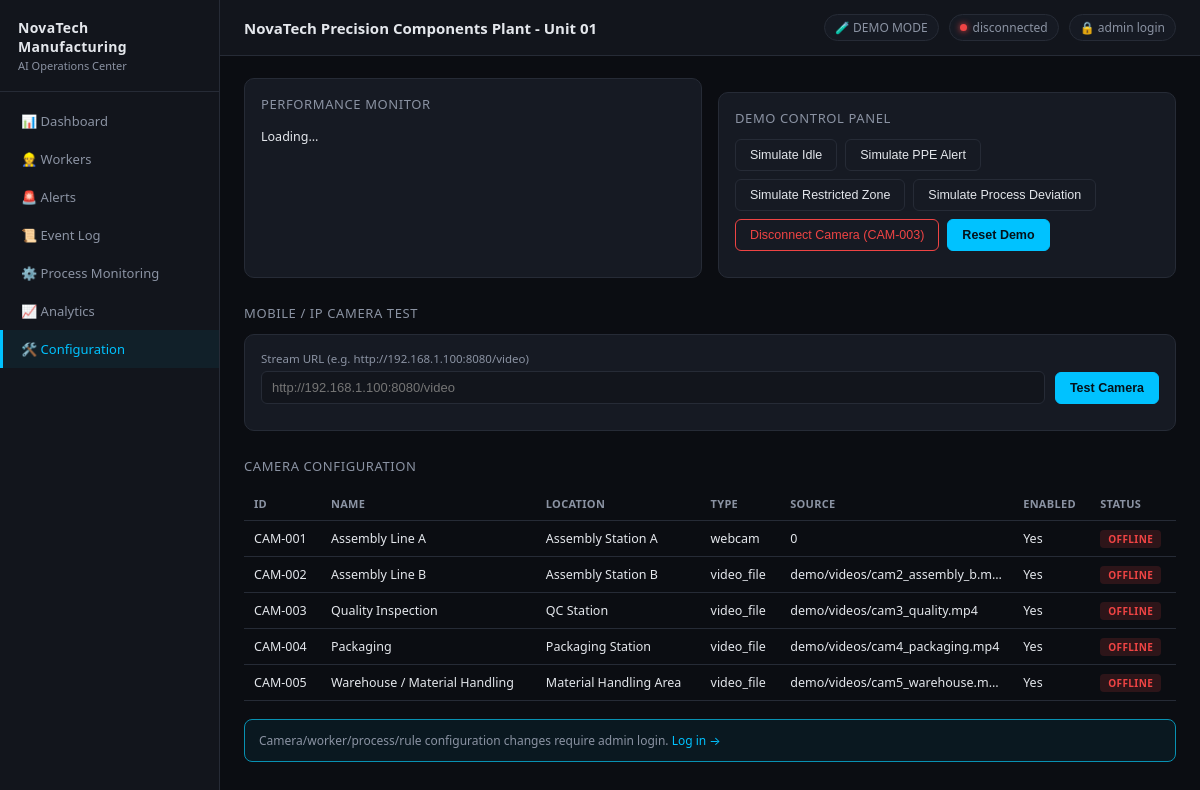
The page /settings on the database its author committed.
### app/models/camera.py (models this page shows, shortened)
class Camera(Base):
    __tablename__ = "cameras"
    camera_id = Column(String, primary_key=True)      # e.g. "CAM-001"
    name = Column(String, nullable=False)
    location = Column(String, nullable=False)
    purpose = Column(String, default="")
    source = Column(String, nullable=False)            # "0", url, or file path
    type = Column(String, nullable=False)               # webcam|mobile_ip_camera|rtsp|video_file|image_sequence
    status = Column(String, default="OFFLINE")          # ONLINE|OFFLINE|ERROR|SIMULATED
    fps = Column(Float, default=30.0)
    resolution = Column(String, default="640x480")
    enabled = Column(Boolean, default=True)
    is_simulated = Column(Boolean, default=False)
    last_seen = Column(DateTime, nullable=True)
    created_at = Column(DateTime, default=lambda: datetime.utcnow())

### app/api/pages.py (the view)
@router.get("/settings")
def settings_page(request: Request, db: Session = Depends(get_db)):
    cameras = db.query(Camera).order_by(Camera.camera_id).all()
    return render(request, "settings.html", cameras=cameras)

### app/templates/settings.html (shortened to what this page needs)
{% extends "base.html" %}
{% block content %}
<div class="grid-2">
  <div class="card">
    <div class="section-title" style="margin-top:0;">Performance Monitor</div>
    <div id="perf" style="font-size:12.5px; line-height:1.9;">Loading…</div>
  </div>
  <div class="card">
    <div class="section-title" style="margin-top:0;">Demo Control Panel</div>
    <div style="display:flex;flex-wrap:wrap;gap:8px;">
      <button class="btn" onclick="simulate('idle')">Simulate Idle</button>
      <button class="btn" onclick="simulate('ppe')">Simulate PPE Alert</button>
      <button class="btn" onclick="simulate('restricted-zone')">Simulate Restricted Zone</button>
      <button class="btn" onclick="simulate('process-deviation')">Simulate Process Deviation</button>
      <button class="btn danger" onclick="simulate('camera-offline')">Disconnect Camera (CAM-003)</button>
      <button class="btn primary" onclick="resetDemo()">Reset Demo</button>
    </div>
  </div>
</div>
<div class="section-title">Mobile / IP Camera Test</div>
<div class="card">
  <div style="display:flex;gap:10px;align-items:end;flex-wrap:wrap;">
    <div class="form-row" style="margin-bottom:0;flex:1;min-width:260px;">
      <label>Stream URL (e.g. http://192.168.1.100:8080/video)</label>
      <input id="mobileUrl" placeholder="http://192.168.1.100:8080/video">
    </div>
    <button class="btn primary" onclick="testMobile()">Test Camera</button>
  </div>
</div>
<div class="section-title">Camera Configuration</div>
<table class="data-table">
  <thead><tr><th>ID</th><th>Name</th><th>Location</th><th>Type</th><th>Source</th><th>Enabled</th><th>Status</th></tr></thead>
  <tbody>
    {% for cam in cameras %}
    <tr>
      <td>{{ cam.camera_id }}</td><td>{{ cam.name }}</td><td>{{ cam.location }}</td>
      <td>{{ cam.type }}</td><td style="max-width:220px;overflow:hidden;text-overflow:ellipsis;">{{ cam.source }}</td>
      <td>{{ 'Yes' if cam.enabled else 'No' }}</td>
      <td><span class="badge status-badge OFFLINE" id="cfg-status-{{ cam.camera_id }}">…</span></td>
    </tr>
    {% endfor %}
  </tbody>
</table>
{% if not is_admin %}
<div class="notice" style="margin-top:18px;">
  Camera/worker/process/rule configuration changes require admin login.
  <a href="/login" style="color:var(--accent)">Log in →</a>
</div>
{% endif %}
{% endblock %}

### app/templates/base.html (shortened to what this page needs)
<!DOCTYPE html>
<html lang="en">
<head>
  <link rel="stylesheet" href="/static/css/style.css">
</head>
<body>
<div class="layout">
  <aside class="sidebar">
    <div class="brand">
      <div class="name">NovaTech Manufacturing</div>
      <div class="sub">AI Operations Center</div>
    </div>
    <nav>
      <a href="/" class="{{ 'active' if request.url.path == '/' }}">📊 Dashboard</a>
      <a href="/workers" class="{{ 'active' if request.url.path == '/workers' }}">👷 Workers</a>
      <a href="/alerts" class="{{ 'active' if request.url.path == '/alerts' }}">🚨 Alerts</a>
      <a href="/events" class="{{ 'active' if request.url.path == '/events' }}">📜 Event Log</a>
      <a href="/process-monitoring" class="{{ 'active' if request.url.path == '/process-monitoring' }}">⚙️ Process Monitoring</a>
      <a href="/analytics" class="{{ 'active' if request.url.path == '/analytics' }}">📈 Analytics</a>
      <a href="/settings" class="{{ 'active' if request.url.path == '/settings' }}">🛠️ Configuration</a>
    </nav>
  </aside>
  <div class="main">
    <div class="topbar">
      <div class="title">{{ plant_name }}</div>
      <div class="status-pills">
        {% if demo_mode %}<span class="pill">🧪 DEMO MODE</span>{% endif %}
        <span class="pill" id="wsStatusPill"><span class="dot amber" id="wsDot"></span> connecting…</span>
        {% if is_admin %}
          <span class="pill">🔓 admin</span>
        {% else %}
          <a href="/login" class="pill">🔒 admin login</a>
        {% endif %}
      </div>
    </div>
    <div class="content">
      {% block content %}{% endblock %}
    </div>
  </div>
</div>
</body>
</html>

### app/static/css/style.css (style rules this page uses)
:root { --bg: #0b0d12; --bg-panel: #12151c; --bg-card: #161a23; --border: #262b36; --text: #e4e7ec; --text-dim: #8b93a3; --accent: #00c2ff; --accent-dim: #0891b2; --green: #22c55e; --amber: #f59e0b; --orange: #f97316; --red: #ef4444; --purple: #a78bfa; --font: "Segoe UI", "Inter", system-ui, -apple-system, sans-serif; --mono: "Consolas", "SFMono-Regular", Menlo, monospace; }
* { box-sizing: border-box; }
body { margin: 0; font-family: var(--font); background: var(--bg); color: var(--text); font-size: 14px; }
a { color: inherit; text-decoration: none; }
.layout { display: flex; min-height: 100vh; }
.sidebar { width: 220px; background: var(--bg-panel); border-right: 1px solid var(--border); padding: 18px 0; flex-shrink: 0; position: sticky; top: 0; height: 100vh; }
.sidebar .brand { padding: 0 18px 18px 18px; border-bottom: 1px solid var(--border); margin-bottom: 10px; }
.sidebar .brand .name { font-weight: 700; font-size: 14px; letter-spacing: .3px; }
.sidebar .brand .sub { color: var(--text-dim); font-size: 11px; margin-top: 2px; }
.sidebar nav a { display: flex; align-items: center; gap: 10px; padding: 10px 18px; color: var(--text-dim); font-size: 13px; border-left: 3px solid transparent; }
.sidebar nav a.active { color: var(--accent); border-left-color: var(--accent); background: rgba(0,194,255,0.06); }
.topbar { display: flex; align-items: center; justify-content: space-between; padding: 14px 24px; border-bottom: 1px solid var(--border); background: var(--bg-panel); }
.topbar .title { font-size: 15px; font-weight: 600; }
.topbar .status-pills { display: flex; gap: 10px; align-items: center; font-size: 12px; color: var(--text-dim); }
.pill { padding: 4px 10px; border-radius: 20px; border: 1px solid var(--border); background: var(--bg-card); display: inline-flex; align-items: center; gap: 6px; }
.dot { width: 7px; height: 7px; border-radius: 50%; display: inline-block; }
.dot.red { background: var(--red); box-shadow: 0 0 6px var(--red); }
.main { flex: 1; min-width: 0; }
.content { padding: 22px 24px; }
.section-title { font-size: 13px; text-transform: uppercase; letter-spacing: .6px; color: var(--text-dim); margin: 26px 0 12px 0; }
.status-badge { padding: 2px 8px; border-radius: 4px; font-size: 10px; font-weight: 700; letter-spacing: .4px; }
.status-badge.OFFLINE, .status-badge.ERROR { background: rgba(239,68,68,.15); color: var(--red); }
table.data-table { width: 100%; border-collapse: collapse; font-size: 12.5px; }
table.data-table th { text-align: left; padding: 9px 10px; color: var(--text-dim); font-weight: 600; border-bottom: 1px solid var(--border); text-transform: uppercase; font-size: 11px; letter-spacing: .3px; }
table.data-table td { padding: 9px 10px; border-bottom: 1px solid var(--border); }
.card { background: var(--bg-card); border: 1px solid var(--border); border-radius: 10px; padding: 16px; }
.card + .card { margin-top: 14px; }
.btn { background: var(--bg-card); border: 1px solid var(--border); color: var(--text); padding: 8px 14px; border-radius: 6px; cursor: pointer; font-size: 12.5px; }
.btn.primary { background: var(--accent); color: #04121a; border-color: var(--accent); font-weight: 600; }
.btn.danger { border-color: var(--red); color: var(--red); }
.grid-2 { display: grid; grid-template-columns: 1fr 1fr; gap: 16px; }
.notice { background: rgba(0,194,255,0.06); border: 1px solid var(--accent-dim); border-radius: 8px; padding: 12px 14px; font-size: 12px; color: var(--text-dim); margin-bottom: 18px; }
.form-row { margin-bottom: 12px; display: flex; flex-direction: column; gap: 5px; }
.form-row label { font-size: 11.5px; color: var(--text-dim); }
.form-row input, .form-row select { background: var(--bg-panel); border: 1px solid var(--border); color: var(--text); padding: 8px 10px; border-radius: 6px; font-size: 13px; }

### rows shown on the page
Camera: camera_id "CAM-001", name "Assembly Line A", location "Assembly Station A", type "webcam", source "0", enabled "Yes"
Camera: camera_id "CAM-002", name "Assembly Line B", location "Assembly Station B", type "video_file", source "demo/videos/cam2_assembly_b.m…", enabled "Yes"
Camera: camera_id "CAM-003", name "Quality Inspection", location "QC Station", type "video_file", source "demo/videos/cam3_quality.mp4", enabled "Yes"
Camera: camera_id "CAM-004", name "Packaging", location "Packaging Station", type "video_file", source "demo/videos/cam4_packaging.mp4", enabled "Yes"
Camera: camera_id "CAM-005", name "Warehouse / Material Handling", location "Material Handling Area", type "video_file", source "demo/videos/cam5_warehouse.mp4", enabled "Yes"

### other values the page prints
{{ plant_name }} "NovaTech Precision Components Plant - Unit 01"
